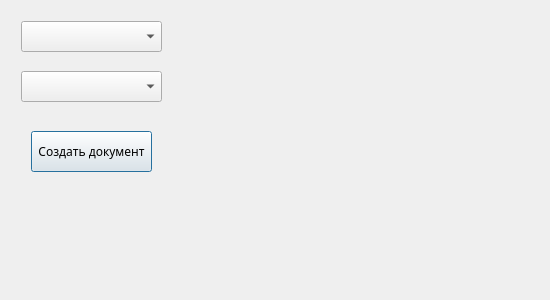
<?xml version="1.0" encoding="UTF-8"?>
<ui version="4.0">
 <class>Dialog</class>
 <widget class="QDialog" name="Dialog">
  <property name="geometry">
   <rect>
    <x>0</x>
    <y>0</y>
    <width>550</width>
    <height>300</height>
   </rect>
  </property>
  <property name="minimumSize">
   <size>
    <width>550</width>
    <height>300</height>
   </size>
  </property>
  <property name="maximumSize">
   <size>
    <width>550</width>
    <height>300</height>
   </size>
  </property>
  <property name="windowTitle">
   <string>Файловый менеджер</string>
  </property>
  <property name="styleSheet">
   <string notr="true">font-family: Intro;</string>
  </property>
  <layout class="QVBoxLayout" name="verticalLayout">
   <item>
    <widget class="QWidget" name="widget" native="true">
     <widget class="QWidget" name="widget_2" native="true">
      <property name="geometry">
       <rect>
        <x>0</x>
        <y>0</y>
        <width>171</width>
        <height>281</height>
       </rect>
      </property>
      <widget class="QPushButton" name="createrFileButton">
       <property name="geometry">
        <rect>
         <x>20</x>
         <y>120</y>
         <width>121</width>
         <height>41</height>
        </rect>
       </property>
       <property name="text">
        <string>Создать документ</string>
       </property>
      </widget>
      <widget class="QComboBox" name="comboTasksBox">
       <property name="geometry">
        <rect>
         <x>10</x>
         <y>10</y>
         <width>141</width>
         <height>31</height>
        </rect>
       </property>
      </widget>
      <widget class="QComboBox" name="comboFormatBox">
       <property name="geometry">
        <rect>
         <x>10</x>
         <y>60</y>
         <width>141</width>
         <height>31</height>
        </rect>
       </property>
      </widget>
     </widget>
    </widget>
   </item>
  </layout>
 </widget>
 <resources/>
 <connections/>
</ui>
